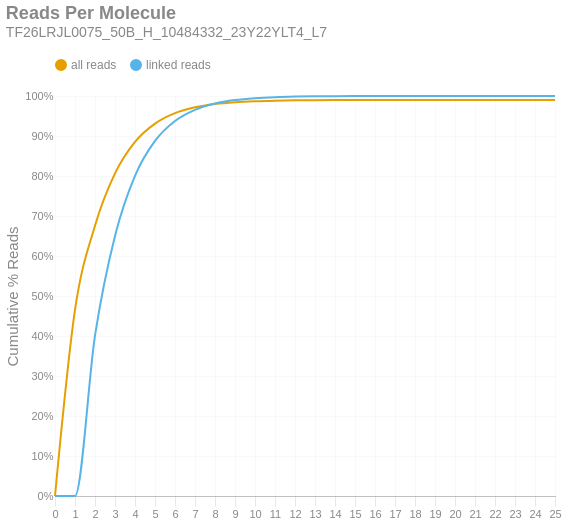

Notebook cell for this chart:
### Markdown cell above
### Reads per Molecule
This chart shows the cumulative distribution of the number of reads per linked molecule. That is, how many alignments are associated with a unique molecule. This excludes the number of reads associated with invalid or absent linked-read barcodes. The `linked` histogram is the percentages recalculated when disregarding singletons.

### Code cell
if SKIPLR:
    print_html(f"Skipped")
else:
    counts = np.bincount(valids['reads'].cast(pl.Int64).to_numpy())
    weighted = counts * np.arange(len(counts))
    all_perc = weighted / n_reads
    linked_perc = weighted / n_linked_reads
    linked_perc[1] = 0
    binned_df = pl.DataFrame({
        'readsper': list(range(len(counts))),
        'all reads (cumsum)': np.cumsum(all_perc).tolist(),
        'linked reads (cumsum)': np.cumsum(linked_perc).tolist(),
    })

    with SafeRender(binned_df):
        (
            density_plot(binned_df, 'Reads Per Molecule', samplename, 'readspmol')
            .encode(
                x=alt.X('readsper:O', title=None).axis(labelAngle=0).scale(padding=0),
                y=alt.Y('value:Q', title='Cumulative % Reads').axis(format='%').stack(False),
                color=alt.Color("key:N").scale(domain=["all reads", "linked reads"]),
                tooltip=[
                    alt.Tooltip("key:N", title="Data Type"),
                    alt.Tooltip("readsper:O", title="Reads Per Molecule"),
                    alt.Tooltip("value:Q", format=".2%", title="% Reads (Cum.)")
                ]            
            )
        ).display()

### Figure 1 — Vega-Lite specification as saved in the notebook (floating-point values rounded to 4 significant figures)
{"width": "container", "height": 400, "config": {"title": {"anchor": "start", "dy": -15, "fontSize": 18, "color": "#888888", "subtitleColor": "#888888", "subtitleFontSize": 14}, "arc": {"fill": "#0072B2"}, "axis": {"domainColor": "#888888", "domainWidth": 0.5, "gridWidth": 0.2, "grid": false, "titleFontWeight": 400, "titleFontSize": 15, "labelFontSize": 11, "labelColor": "#888888", "tickColor": "#888888", "tickWidth": 0.2, "titleColor": "#888888"}, "axisBand": {"grid": false}, "axisX": {"grid": true, "tickSize": 10, "domainCap": "round"}, "axisY": {"domain": false, "grid": true, "tickSize": 0, "domainCap": "round"}, "background": "transparent", "header": {"labelFontSize": 15, "labelColor": "#888888", "titleFontSize": 15, "titleFontWeight": 600, "titleColor": "#888888"}, "legend": {"labelFont": "sans-serif", "labelFontSize": 12, "labelColor": "#888888", "symbolSize": 100, "symbolType": "circle", "titleFontSize": 12, "titlePadding": 10, "titleColor": "#888888", "title": null, "orient": "top"}, "range": {"category": ["#E69F00", "#56B4E9", "#009E73", "#F0E442", "#0072B2", "#D55E00", "#CC79A7", "#000000"], "diverging": ["#cfe8f3", "#a2d4ec", "#73bfe2", "#46abdb", "#1696d2", "#12719e"]}, "area": {"fill": "#0072B2", "fillOpacity": 0.7, "line": true, "strokeOpacity": 0.7}, "line": {"color": "#0072B2", "stroke": "#0072B2", "strokeWidth": 2}, "trail": {"color": "#0072B2", "stroke": "#0072B2", "strokeWidth": 0, "size": 1}, "point": {"filled": true, "fillOpacity": 1.0, "size": 95}, "text": {"color": "#888888", "fontSize": 11, "align": "right", "fontWeight": 400, "size": 11}, "bar": {"fill": "#0072B2", "stroke": null}, "view": {"stroke": null, "continuousWidth": 660, "continuousHeight": 400}}, "data": {"name": "data-6434a96d46091b22aebc33a2ec177cc3"}, "mark": {"type": "line", "interpolate": "monotone", "point": {"opacity": 0, "size": 275}}, "encoding": {"color": {"field": "key", "scale": {"domain": ["all reads", "linked reads"]}, "type": "nominal"}, "tooltip": [{"field": "key", "title": "Data Type", "type": "nominal"}, {"field": "readsper", "title": "Reads Per Molecule", "type": "ordinal"}, {"field": "value", "format": ".2%", "title": "% Reads (Cum.)", "type": "quantitative"}], "x": {"axis": {"labelAngle": 0}, "field": "readsper", "scale": {"padding": 0}, "title": null, "type": "ordinal"}, "y": {"axis": {"format": "%"}, "field": "value", "stack": false, "title": "Cumulative % Reads", "type": "quantitative"}}, "params": [{"name": "param_c36ac31b6afebe62", "select": {"type": "point", "fields": ["key"]}, "bind": "legend"}], "title": {"text": "Reads Per Molecule", "subtitle": "TF26LRJL0075_50B_H_10484332_23Y22YLT4_L7"}, "transform": [{"fold": ["all reads (cumsum)", "linked reads (cumsum)"]}, {"calculate": "replace(datum.key, ' (cumsum)', '')", "as": "key"}, {"filter": {"param": "param_c36ac31b6afebe62"}}], "usermeta": {"embedOptions": {"downloadFileName": "TF26LRJL0075_50B_H_10484332_23Y22YLT4_L7.readspmol"}}, "$schema": "https://vega.github.io/schema/vega-lite/v6.4.1.json", "datasets": {"data-6434a96d46091b22aebc33a2ec177cc3": [{"readsper": 0, "all reads (cumsum)": 0.0, "linked reads (cumsum)": 0.0}, {"readsper": 1, "all reads (cumsum)": 0.4653, "linked reads (cumsum)": 0.0}, {"readsper": 2, "all reads (cumsum)": 0.6756, "linked reads (cumsum)": 0.4009}, {"readsper": 3, "all reads (cumsum)": 0.8064, "linked reads (cumsum)": 0.6501}, {"readsper": 4, "all reads (cumsum)": 0.8852, "linked reads (cumsum)": 0.8004}, {"readsper": 5, "all reads (cumsum)": 0.931, "linked reads (cumsum)": 0.8876}, {"readsper": 6, "all reads (cumsum)": 0.9571, "linked reads (cumsum)": 0.9374}, {"readsper": 7, "all reads (cumsum)": 0.9718, "linked reads (cumsum)": 0.9653}, {"readsper": 8, "all reads (cumsum)": 0.9801, "linked reads (cumsum)": 0.9811}, {"readsper": 9, "all reads (cumsum)": 0.9847, "linked reads (cumsum)": 0.9899}, {"readsper": 10, "all reads (cumsum)": 0.9871, "linked reads (cumsum)": 0.9945}, {"readsper": 11, "all reads (cumsum)": 0.9884, "linked reads (cumsum)": 0.997}, {"readsper": 12, "all reads (cumsum)": 0.9892, "linked reads (cumsum)": 0.9985}, {"readsper": 13, "all reads (cumsum)": 0.9895, "linked reads (cumsum)": 0.9992}, {"readsper": 14, "all reads (cumsum)": 0.9897, "linked reads (cumsum)": 0.9996}, {"readsper": 15, "all reads (cumsum)": 0.9898, "linked reads (cumsum)": 0.9997}, {"readsper": 16, "all reads (cumsum)": 0.9899, "linked reads (cumsum)": 0.9998}, {"readsper": 17, "all reads (cumsum)": 0.9899, "linked reads (cumsum)": 0.9999}, {"readsper": 18, "all reads (cumsum)": 0.9899, "linked reads (cumsum)": 1.0}, {"readsper": 19, "all reads (cumsum)": 0.99, "linked reads (cumsum)": 1.0}, {"readsper": 20, "all reads (cumsum)": 0.99, "linked reads (cumsum)": 1.0}, {"readsper": 21, "all reads (cumsum)": 0.99, "linked reads (cumsum)": 1.0}, {"readsper": 22, "all reads (cumsum)": 0.99, "linked reads (cumsum)": 1.0}, {"readsper": 23, "all reads (cumsum)": 0.99, "linked reads (cumsum)": 1.0}, {"readsper": 24, "all reads (cumsum)": 0.99, "linked reads (cumsum)": 1.0}, {"readsper": 25, "all reads (cumsum)": 0.99, "linked reads (cumsum)": 1.0}]}}
